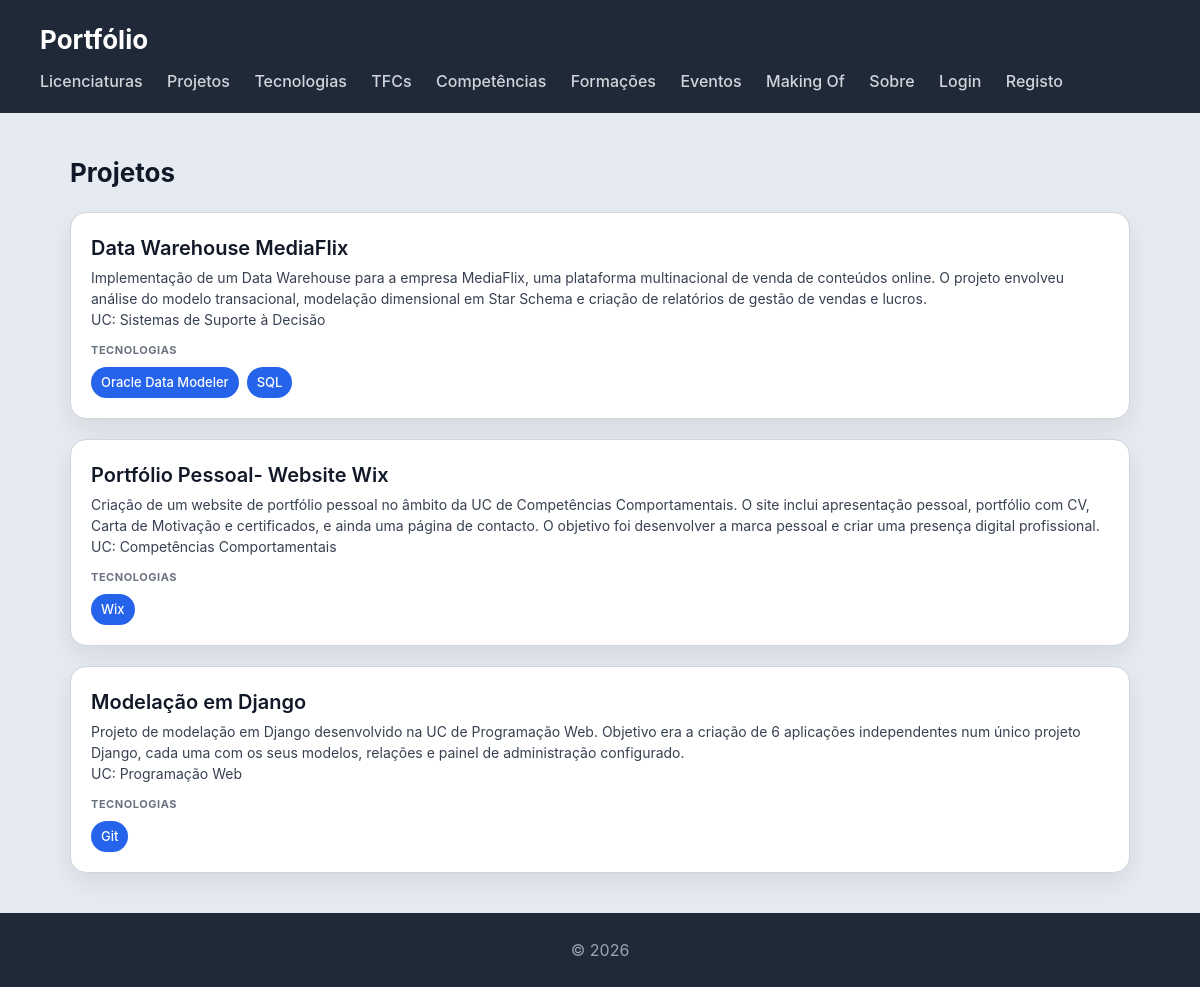
Page /portfolio/projetos/ on the committed database.
### portfolio/models.py (models this page shows, shortened)
class Projeto(models.Model):
    unidade_curricular = models.ForeignKey(UnidadeCurricular, on_delete=models.SET_NULL, null=True, blank=True, related_name='projetos')
    nome = models.CharField(max_length=200)
    descricao = models.TextField()
    tecnologias = models.TextField(help_text="Ex: Python, Django, HTML, CSS")
    imagem = models.ImageField(upload_to='projetos/', blank=True, null=True)
    video_url = models.URLField(blank=True, help_text="Link para video demo no YouTube")
    link_github = models.URLField(blank=True)
    data = models.DateField(blank=True, null=True)
    conceitos_aplicados = models.TextField(blank=True, help_text="Conceitos da UC aplicados neste projeto")

class UnidadeCurricular(models.Model):
    SEMESTRE_CHOICES = [
        (1, 'Semestre 1'),
        (2, 'Semestre 2'),
    ]
    licenciatura = models.ForeignKey(Licenciatura, on_delete=models.CASCADE, related_name='unidades')
    nome = models.CharField(max_length=200)
    ano = models.IntegerField()
    semestre = models.IntegerField(choices=SEMESTRE_CHOICES)
    descricao = models.TextField(blank=True)
    imagem = models.ImageField(upload_to='unidades/', blank=True, null=True)
    docente_nome = models.CharField(max_length=200, blank=True)
    docente_link = models.URLField(blank=True)

class Tecnologia(models.Model):
    NIVEL_CHOICES = [
        (1, '⭐ Iniciante'),
        (2, '⭐⭐ Básico'),
        (3, '⭐⭐⭐ Intermédio'),
        (4, '⭐⭐⭐⭐ Avançado'),
        (5, '⭐⭐⭐⭐⭐ Expert'),
    ]
    nome = models.CharField(max_length=100)
    tipo = models.ForeignKey(TipoTecnologia, on_delete=models.SET_NULL, null=True, blank=True, related_name='tecnologias')
    descricao = models.TextField(blank=True)
    logo = models.ImageField(upload_to='tecnologias/', blank=True, null=True)
    link_oficial = models.URLField(blank=True)
    nivel_interesse = models.IntegerField(choices=NIVEL_CHOICES, default=3)
    projetos = models.ManyToManyField(Projeto, blank=True, related_name='tecnologias_usadas')

### portfolio/views.py (the view)
# urls.py: path('projetos/', views.projetos_view, name='projetos'),
def projetos_view(request):
    projetos = Projeto.objects.select_related('unidade_curricular').prefetch_related('tecnologias_usadas').all()
    return render(request, 'portfolio/projetos.html', {
        'projetos': projetos,
        'is_gestor': is_gestor(request.user)
    })

### portfolio/views.py (called while the page is built)
def is_gestor(user):
    return user.is_authenticated and user.groups.filter(name='gestor-portfolio').exists()

### portfolio/templates/portfolio/projetos.html (shortened to what this page needs)
{% extends "portfolio/base.html" %}
{% block content %}
<h2>Projetos</h2>
<section>
  {% for projeto in projetos %}
  <article>
    <header>
      <h3>{{ projeto.nome }}</h3>
      <p>{{ projeto.descricao }}</p>
      {% if projeto.unidade_curricular %}
        <p>UC: {{ projeto.unidade_curricular.nome }}</p>
      {% endif %}
    </header>
    <section>
      <h4>Tecnologias</h4>
      <ul>
        {% for tec in projeto.tecnologias_usadas.all %}
          <li>{{ tec.nome }}</li>
        {% empty %}
          <li>Sem tecnologias registadas</li>
        {% endfor %}
      </ul>
    </section>
  </article>
  {% endfor %}
</section>
{% endblock %}

### escola/static/escola/styles.css (style rules this page uses)
* { box-sizing: border-box; margin: 0; padding: 0; }
body { font-family: "Inter", "Segoe UI", system-ui, -apple-system, sans-serif; background: #e6ebf2; color: #111827; line-height: 1.5; }
h2 { margin-bottom: 20px; font-size: 26px; }
section > article { background: white; padding: 20px; border-radius: 16px; border: 1px solid #d1d5db; box-shadow: 0 10px 25px rgba(0,0,0,0.08); transition: all 0.25s ease; margin-bottom: 20px; }
article > header { margin-bottom: 12px; }
article > header > h3 { font-size: 20px; font-weight: 600; margin-bottom: 4px; }
article > header > p { font-size: 14px; color: #374151; }
article > section { margin-top: 10px; }
article > section > h4 { font-size: 11px; text-transform: uppercase; color: #6b7280; margin-bottom: 8px; letter-spacing: 0.05em; }
article > section > ul { list-style: none; display: flex; flex-wrap: wrap; gap: 8px; }
article > section > ul > li { background: #2563eb; color: white; padding: 6px 10px; border-radius: 999px; font-size: 13px; font-weight: 500; }

### rows in the picture
Projeto: nome "Data Warehouse MediaFlix", descricao "Implementação de um Data Warehouse para a empresa MediaFlix, uma plataforma multinacional de venda de conteúdos online. O projeto envolveu análise do modelo transacional, modelação dimensional em Star Schema e criação de relatórios de gestão de vendas e lucros.", unidade_curricular.nome "Sistemas de Suporte à Decisão"
Tecnologia: nome "Oracle Data Modeler"
Tecnologia: nome "SQL"
Projeto: nome "Portfólio Pessoal- Website Wix", descricao "Criação de um website de portfólio pessoal no âmbito da UC de Competências Comportamentais. O site inclui apresentação pessoal, portfólio com CV, Carta de Motivação e certificados, e ainda uma página de contacto. O objetivo foi desenvolver a marca pessoal e criar uma presença digital profissional.", unidade_curricular.nome "Competências Comportamentais"
Tecnologia: nome "Wix"
Projeto: nome "Modelação em Django", descricao "Projeto de modelação em Django desenvolvido na UC de Programação Web. Objetivo era a criação de 6 aplicações independentes num único projeto Django, cada uma com os seus modelos, relações e painel de administração configurado.", unidade_curricular.nome "Programação Web"
Tecnologia: nome "Git"
